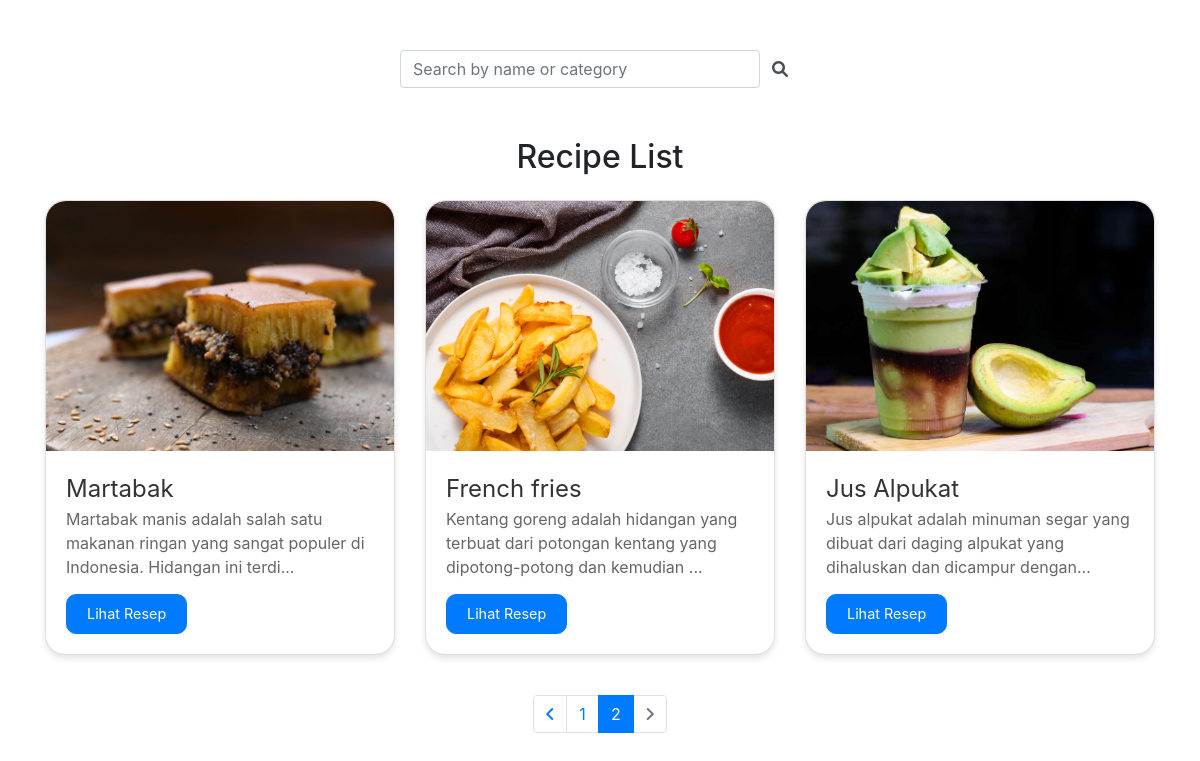
The app's page /admin/view.php?page=2 with its own data.
### tables this page shows
CREATE TABLE `details` (
  `id_details` int(11) NOT NULL,
  `id_category` int(11) DEFAULT NULL,
  `id_difficulty` int(11) DEFAULT NULL,
  `durasi` int(11) DEFAULT NULL,
  `deskripsi` varchar(10000) DEFAULT NULL,
  `nama_makanan` varchar(50) DEFAULT NULL,
  `resep` longtext DEFAULT NULL,
  `foto` text DEFAULT NULL
);

### admin/view.php (the view, shortened to what this page needs)
<!DOCTYPE html>
<html lang="en">
<head>
    <link rel="stylesheet" href="https://stackpath.bootstrapcdn.com/bootstrap/4.5.2/css/bootstrap.min.css">
    <link href="https://cdnjs.cloudflare.com/ajax/libs/font-awesome/6.0.0-beta3/css/all.min.css" rel="stylesheet">
</head>
<body>
<div class="search-box">
    <form action="<?php echo htmlspecialchars($_SERVER["PHP_SELF"]); ?>" method="GET">
        <div class="input-group rounded">
            <input type="search" class="form-control rounded" placeholder="Search by name or category" aria-label="Search" aria-describedby="search-addon" name="search" value="<?php echo isset($_GET['search']) ? htmlspecialchars($_GET['search']) : ''; ?>">
            <span class="input-group-text border-0" id="search-addon">
                <i class="fas fa-search"></i>
            </span>
        </div>
    </form>
</div>
<section class="container mt-5">
    <h2 class="text-center mb-4">Recipe List</h2>
    <div class="row">
        <?php
        include "../db/koneksi.php";
        $limit = 6;
        $page = isset($_GET['page']) ? $_GET['page'] : 1;
        $offset = ($page - 1) * $limit;
        $query = "SELECT d.*, c.tipe AS nama_kategori, di.level AS nama_tingkat_kesulitan
                  FROM details d
                  JOIN category c ON d.id_category = c.id_category
                  JOIN difficulty di ON d.id_difficulty = di.id_difficulty";
        $query .= " ORDER BY d.id_category, d.id_details DESC LIMIT $limit OFFSET $offset";
        $result = mysqli_query($conn, $query) or die(mysqli_error($conn));
        while ($row = mysqli_fetch_assoc($result)) {
            echo "<div class='col-md-4 mb-4'>
                    <div class='card'>
                        <img src='../uploads/{$row['foto']}' class='card-img-top' alt='Foto Makanan'>
                        <div class='card-body'>
                            <a href='#' class='card-title'>{$row['nama_makanan']}</a>
                            <p class='card-text'>
                                <span class='read-more-short'>" . substr($row['deskripsi'], 0, 100) . "...</span>
                                <span class='read-more-content'>{$row['deskripsi']}</span>
                            </p>
                            <button type='button' class='btn btn-primary' data-toggle='modal' data-target='#myModal{$row['id_details']}'>
                                Lihat Resep
                            </button>
                        </div>
                    </div>
                  </div>";
        }
        ?>
    </div>
</section>
<section class="container mt-3">
    <div class="row justify-content-center">
        <div class="col-md-6">
            <ul class="pagination justify-content-center">
                <?php
                $total_query = "SELECT COUNT(*) AS total FROM details";
                $total_result = mysqli_query($conn, $total_query) or die(mysqli_error($conn));
                $total_row = mysqli_fetch_assoc($total_result)['total'];
                $total_pages = ceil($total_row / $limit);
                $prev_page = $page - 1;
                $next_page = $page + 1;
                echo "<li class='page-item " . ($page == 1 ? 'disabled' : '') . "'><a class='page-link' href='" . htmlspecialchars($_SERVER["PHP_SELF"]) . "?page=$prev_page" . (isset($_GET['search']) ? "&search=" . $_GET['search'] : '') . "'><i class='fas fa-angle-left'></i></a></li>";
                for ($i = 1; $i <= $total_pages; $i++) {
                    $active = ($i == $page) ? 'active' : '';
                    echo "<li class='page-item $active'><a class='page-link' href='" . htmlspecialchars($_SERVER["PHP_SELF"]) . "?page=$i" . (isset($_GET['search']) ? "&search=" . $_GET['search'] : '') . "'>$i</a></li>";
                }
                echo "<li class='page-item " . ($page == $total_pages ? 'disabled' : '') . "'><a class='page-link' href='" . htmlspecialchars($_SERVER["PHP_SELF"]) . "?page=$next_page" . (isset($_GET['search']) ? "&search=" . $_GET['search'] : '') . "'><i class='fas fa-angle-right'></i></a></li>";
                ?>
            </ul>
        </div>
    </div>
</section>
</body>
</html>

### admin/view.php (style rules this page uses)
.card { border-radius: 20px; box-shadow: 0 4px 6px rgba(0, 0, 0, 0.1); transition: all 0.3s ease; }
.card-img-top { border-top-left-radius: 20px; border-top-right-radius: 20px; height: 250px; object-fit: cover; }
.card-body { padding: 20px; }
.card-title { font-size: 1.5rem; margin-bottom: 10px; color: #333; text-decoration: none; }
.card-text { margin-bottom: 15px; color: #666; }
.btn { border-radius: 10px; font-size: 0.9rem; padding: 8px 20px; }
.search-box { max-width: 400px; margin: 50px auto; margin-top: 50px; }
.search-box .input-group-text { background: transparent; }

### records on screen
details: foto (picture), nama_makanan "Martabak", deskripsi "Martabak manis adalah salah satu makanan ringan yang sangat populer di Indonesia. Hidangan ini terdi"
details: foto (picture), nama_makanan "French fries", deskripsi "Kentang goreng adalah hidangan yang terbuat dari potongan kentang yang dipotong-potong dan kemudian"
details: foto (picture), nama_makanan "Jus Alpukat", deskripsi "Jus alpukat adalah minuman segar yang dibuat dari daging alpukat yang dihaluskan dan dicampur dengan"
